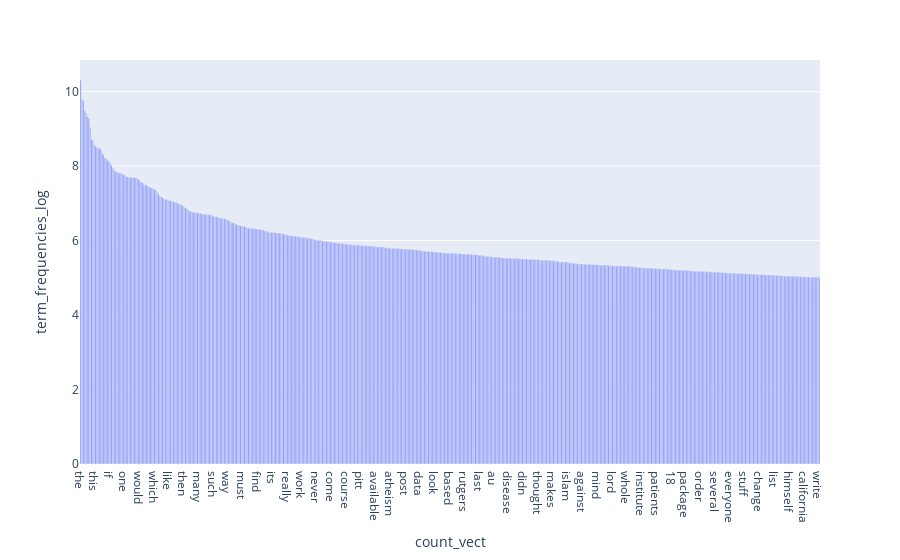

Notebook cell for this chart:
### Code cell
#Exercise 15 (take home)
x=[];y=[]
for i in range(len(term_frequencies_log)):
    if term_frequencies_log[i]>5:
       x=np.concatenate([x,count_vect.get_feature_names_out()[i:i+1]])
       y=np.concatenate([y,term_frequencies_log[i:i+1]])
df = pd.DataFrame(dict(
    count_vect = x,
    term_frequencies_log = y))
fig = px.bar(df, x = 'count_vect', y = 'term_frequencies_log')
fig.update_xaxes(categoryorder='total descending')
fig.show()

# different slope, the abs valus of term_frequencies's slpoe is bigger than term_frequencies_log

### Figure 1 — Plotly figure (JSON) as saved in the notebook; plotly's stock layout.template omitted (floating-point values rounded to 4 significant figures; data arrays with more than 128 entries replaced by an {"elided": "..."} marker saying what was removed)
{"data": [{"alignmentgroup": "True", "hovertemplate": "count_vect=%{x}<br>term_frequencies_log=%{y}<extra></extra>", "legendgroup": "", "marker": {"color": "#636efa", "pattern": {"shape": ""}}, "name": "", "offsetgroup": "", "orientation": "v", "showlegend": false, "textposition": "auto", "type": "bar", "x": {"elided": "551 str values"}, "xaxis": "x", "y": {"elided": "551 float values"}, "yaxis": "y"}], "layout": {"barmode": "relative", "legend": {"tracegroupgap": 0}, "margin": {"t": 60}, "xaxis": {"anchor": "y", "categoryorder": "total descending", "domain": [0, 1], "title": {"text": "count_vect"}}, "yaxis": {"anchor": "x", "domain": [0, 1], "title": {"text": "term_frequencies_log"}}}}
